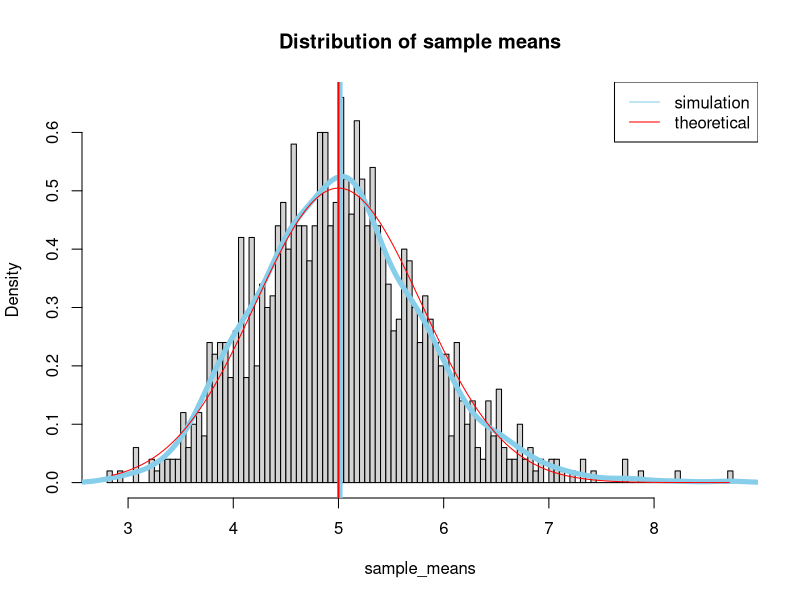

R code for this plot:
## ---- chunk 1
lambda <- 0.2
num_expo <- 40
num_simul <- 1000

set.seed(121212)  # Set seed for reproducibility of random sampling
dat <- NULL
for (i in 1:num_simul) {
  row <- rexp(num_expo, lambda)
  dat <- rbind(dat, row);
}
dim(dat)
## ---- chunk 2
sample_means <- rowMeans(dat)

h <- hist(sample_means, breaks=200, probability = T, main = "Distribution of sample means")
lines(density(sample_means), col="skyblue", lwd=5)
# Draw a vertical line at the center of sample distribution
mean_of_sample_means <- mean(sample_means)
abline(v=mean_of_sample_means, col="skyblue", lwd=5)

# Draw another lincurve as per theoretical values
theor_x <- seq(min(sample_means), max(sample_means), length=200)
theor_y <- dnorm(theor_x, mean=1/lambda, sd=(1/lambda/sqrt(num_expo)))
lines(theor_x, theor_y, pch=20, col="red", lwd=1)

# Draw a vertical line at the center of theoretical distribution
theoretical_mean <- 1 / lambda
abline(v=theoretical_mean, col="red", lwd=2)
legend("topright", legend = c("simulation", "theoretical"),
       lty = c(1,1), col = c("skyblue", "red"))

message(paste("mean-of-sample-means = ", round(mean_of_sample_means, 5),
              "   theoretical-men = ", round(theoretical_mean, 5), "\n", sep=""))
## ---- chunk 3
var_of_sample_means <- var(sample_means)
theoretical_var <- (1/lambda/sqrt(num_expo))^2

message(paste("variance-of-sample-means = ", round(var_of_sample_means, 5),
              "   theoretical-variance = ", round(theoretical_var, 5), "\n", sep=""))
